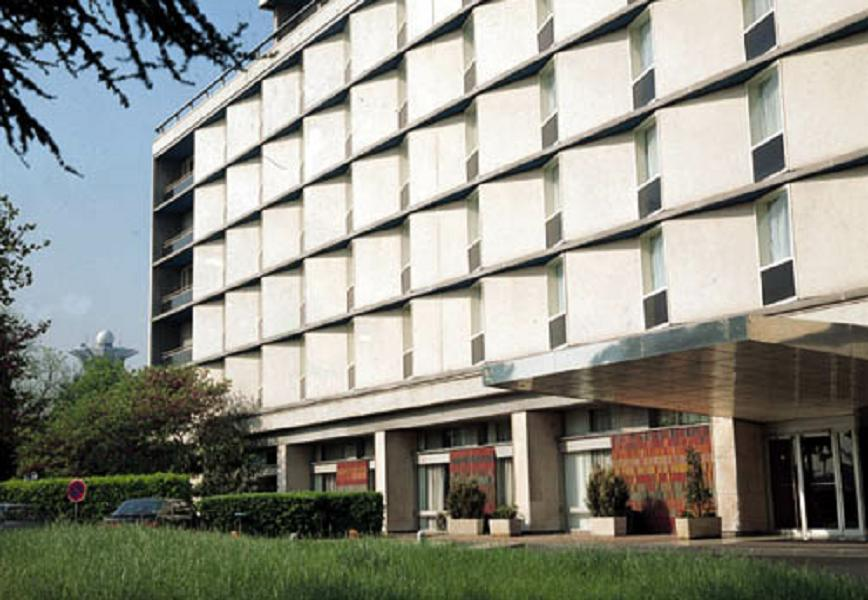
#> input picture ch06/building.jpg, 868 x 600 px
$ python hough_lines_yj.py
#> lines starting #> are read from the running program, lines starting #| are printed output that depends on the picture
import sys
import numpy as np
import cv2

src = cv2.imread('building.jpg', cv2.IMREAD_GRAYSCALE)
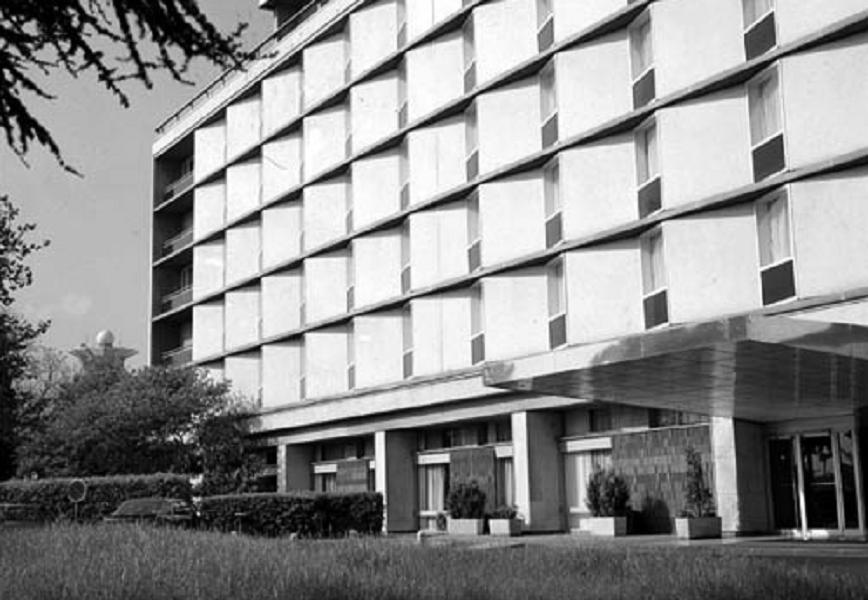
#> src: shape (600, 868); min 0, max 255, mean 142.3

if src is None:
    print('Image load failed!')
    sys.exit()

edges = cv2.Canny(src, 50, 150)
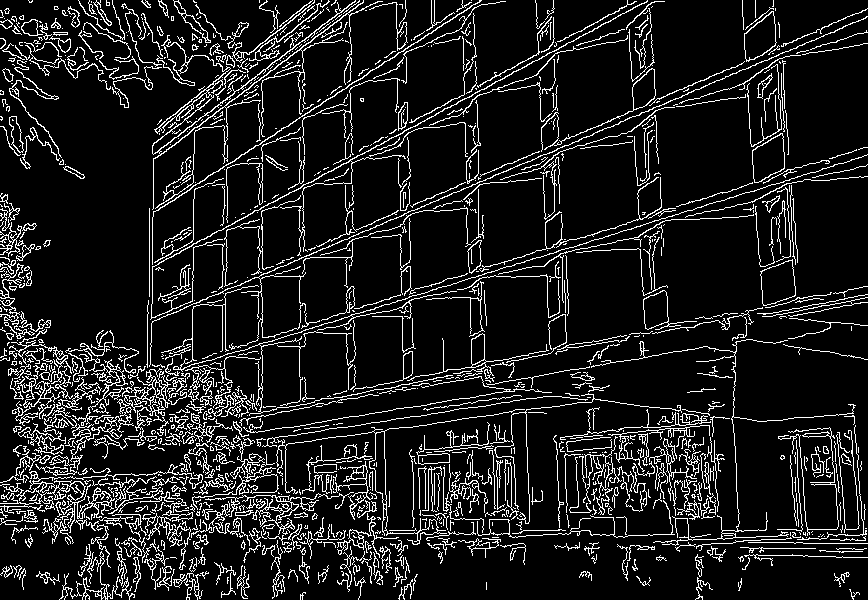
#> edges: shape (600, 868); 11.6% white in thin lines or dots

lines = cv2.HoughLinesP(edges, 1, np.pi/180, 160,       minLineLength= 50, maxLineGap=2)
#> lines = 30 rows, first 6: [288, 263, 345, 239], [348, 238, 693, 91], [329, 398, 380, 389], [153, 212, 256, 145], [381, 143, 450, 106], [457, 282, 660, 219]

dst = cv2.cvtColor(edges, cv2.COLOR_GRAY2BGR)
#> dst: shape (600, 868, 3); 11.6% white in thin lines or dots

if lines is not None:
    for i in range(lines.shape[0]):
        pt1 = (lines[i][0][0], lines[i][0][1])
        pt2 = (lines[i][0][2], lines[i][0][3])
        cv2.line(dst, pt1, pt2, (255, 0, 0), 2, cv2.LINE_AA)
#> this loop made 30 passes
#> (pt1, pt2) on passes 1 to 12: ((288, 263), (345, 239)), ((348, 238), (693, 91)), ((329, 398), (380, 389)), ((153, 212), (256, 145)), ((381, 143), (450, 106)), ((457, 282), (660, 219)), ((232, 223), (438, 113)), ((262, 202), (262, 151)), ((500, 363), (550, 353)), ((558, 142), (647, 104)), ((402, 51), (481, 0)), ((153, 159), (363, 1))
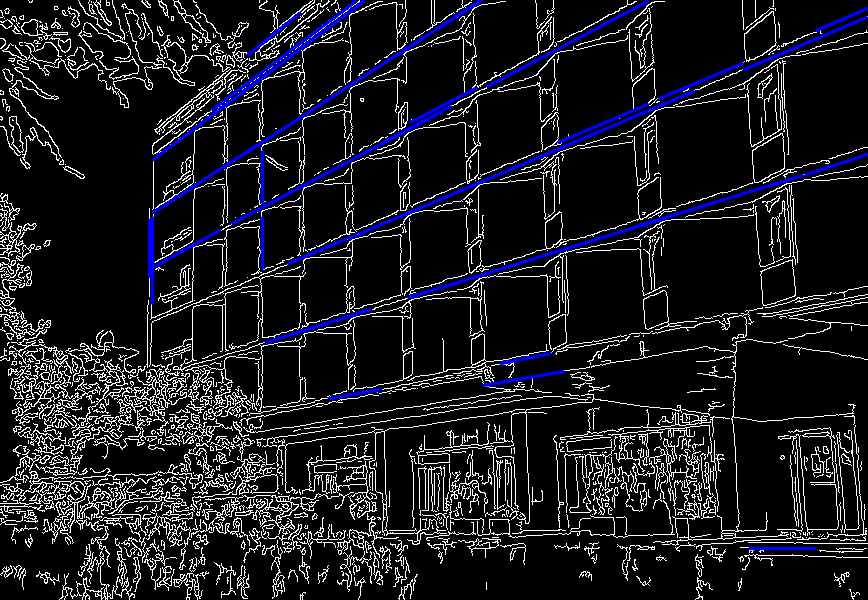
#> dst: shape (600, 868, 3); mean B, G, R 33.2, 27.6, 27.6

cv2.imshow('src',src)
cv2.imshow('dst',dst)
cv2.waitKey()
cv2.destroyAllWindows()

$ run again, with ch06/dial.jpg copied over ch06/building.jpg
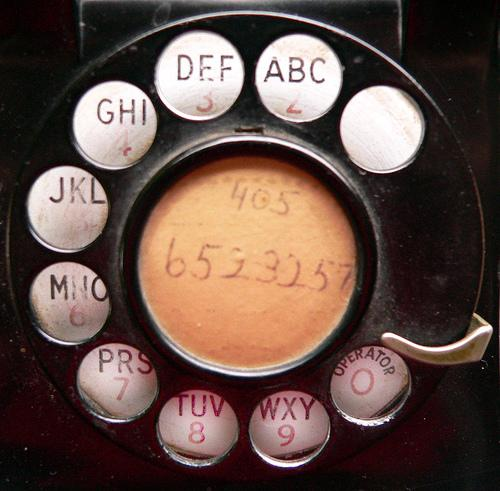
#> input picture ch06/dial.jpg, 500 x 491 px
#> `edges = cv2.Canny(src, 50, 150)`:
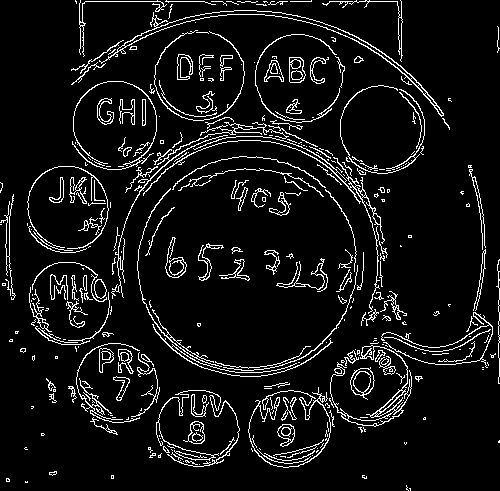
#> edges: shape (491, 500); 7.7% white in thin lines or dots
#> lines = [[85, 1, 160, 1]]
#> the loop `for i in range(lines.shape[0]):` made 1 pass
#> after the loop `for i in range(lines.shape[0]):`:
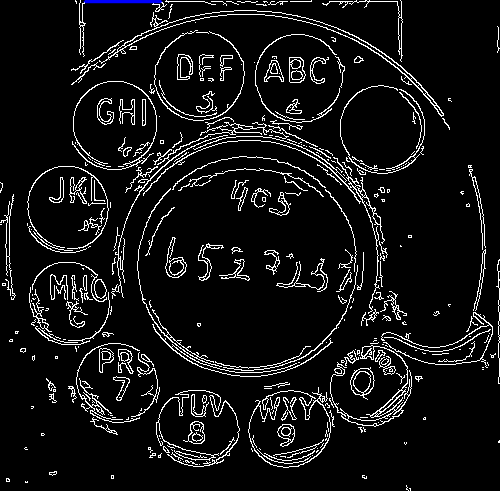
#> dst: shape (491, 500, 3); mean B, G, R 19.7, 19.4, 19.4
